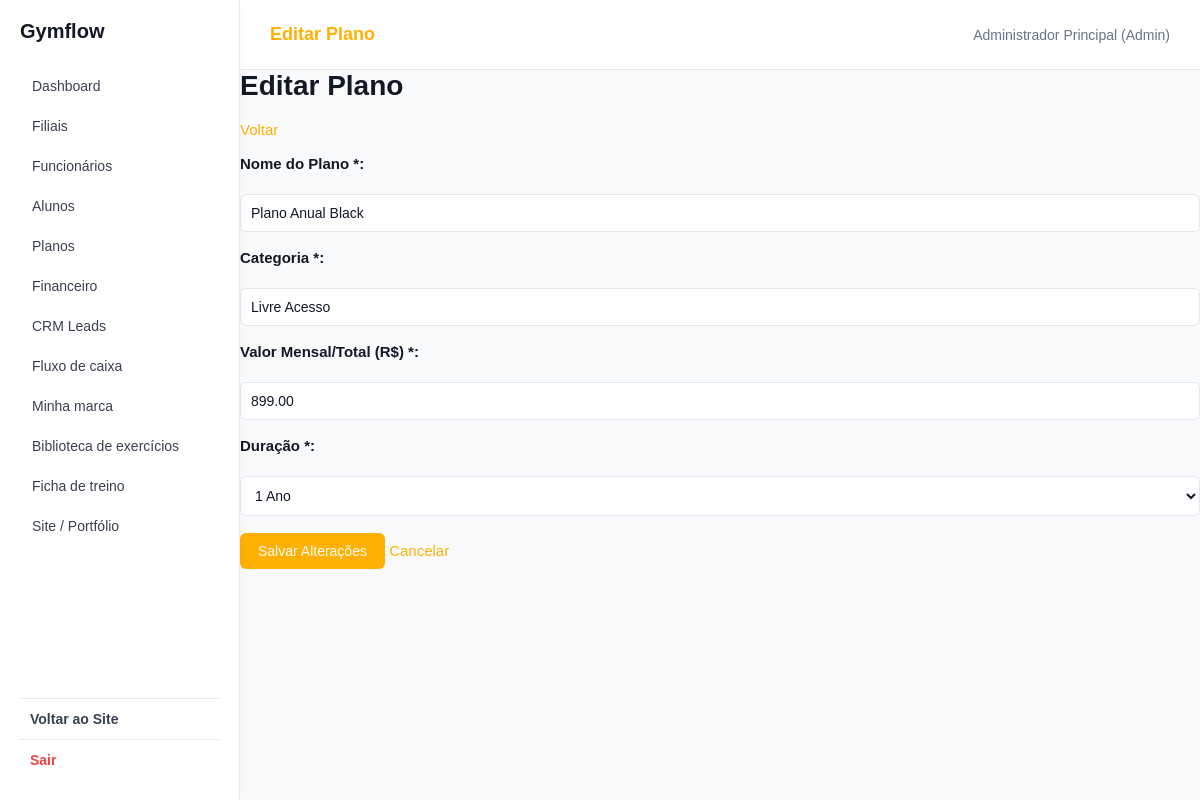
The page /app/controllers/PlanoController.php?acao=editar&id=3 (signed in) on the database its author committed.
### tables this page shows
CREATE TABLE planos (
    id INT AUTO_INCREMENT PRIMARY KEY,
    company_id INT NOT NULL,
    nome VARCHAR(100) NOT NULL,
    categoria VARCHAR(50) NOT NULL,
    valor NUMERIC(10, 2) NOT NULL CHECK (valor >= 0),
    duracao VARCHAR(20) NOT NULL,
    FOREIGN KEY (company_id) REFERENCES companies(id) ON DELETE CASCADE
);

### app/models/Plano.php (called while the page is built, shortened)
<?php
require_once __DIR__ . '/Database.php';
$operacao = $operacao ?? '';
if ($operacao === 'listar') {
    $stmt = $pdo->prepare("SELECT * FROM planos WHERE company_id = ? ORDER BY id DESC");
    $stmt->execute([$_SESSION['company_id'] ?? 0]);
    $planos = $stmt->fetchAll();
}
elseif ($operacao === 'buscar') {
    $stmt = $pdo->prepare("SELECT * FROM planos WHERE id = :id AND company_id = :company_id");
    $stmt->execute([':id' => $id, ':company_id' => $_SESSION['company_id'] ?? 0]);
    $plano = $stmt->fetch();
}

### app/views/planos/editar.php (the view, shortened to what this page needs)
<?php
include __DIR__ . '/../shared/header.php';
include __DIR__ . '/../shared/sidebar.php';
?>
<h1>Editar Plano</h1>
<a href="<?= BASE_URL ?>/app/controllers/PlanoController.php?acao=listar">Voltar</a>
<br><br>
<form action="<?= BASE_URL ?>/app/controllers/PlanoController.php?acao=editar&id=<?= $plano['id'] ?>" method="POST">
    <label>Nome do Plano *:</label><br>
    <input type="text" name="nome" value="<?php echo htmlspecialchars($plano['nome']); ?>" required>
    <br><br>
    <label>Categoria *:</label><br>
    <input type="text" name="categoria" value="<?php echo htmlspecialchars($plano['categoria']); ?>" required>
    <br><br>
    <label>Valor Mensal/Total (R$) *:</label><br>
    <input type="text" name="valor" value="<?php echo htmlspecialchars($plano['valor']); ?>" required>
    <br><br>
    <label>Duração *:</label><br>
    <select name="duracao" required>
        <option value="1 Ano" <?php if($plano['duracao'] === '1 Ano') echo 'selected'; ?>>1 Ano</option>
    </select>
    <br><br>
    <button type="submit">Salvar Alterações</button>
    <a href="<?= BASE_URL ?>/app/controllers/PlanoController.php?acao=listar">Cancelar</a>
</form>
<?php include __DIR__ . '/../shared/footer.php'; ?>

### assets/css/global.css (style rules this page uses)
:root { --cor-primaria: #10b981; --cor-primaria-hover: #059669; --cor-fundo: #ffffff; --cor-branca: #ffffff; --cor-texto: #111827; --cor-texto-secundario: #64748b; --cor-borda: #e2e8f0; --cor-sucesso: #10b981; --cor-aviso: #f59e0b; --cor-perigo: #ef4444; }
* { box-sizing: border-box; }
body { margin: 0; min-height: 100vh; font-family: Arial, Helvetica, sans-serif; font-size: 15px; background-color: white; color: var(--cor-texto); }
h1, h2, h3, h4 { margin-top: 0; color: var(--cor-texto); }
h1 { font-size: 28px; }
a { color: var(--cor-primaria); text-decoration: none; }
label { display: block; margin-bottom: 5px; font-weight: bold; }
input, select, textarea { width: 100%; padding: 10px; font-family: inherit; font-size: 14px; color: var(--cor-texto); background-color: var(--cor-branca); border: 1px solid var(--cor-borda); border-radius: 6px; }
button, input[type="submit"], input[type="button"], .btn { padding: 10px 18px; border: none; border-radius: 6px; background-color: var(--cor-primaria); color: white; font-family: inherit; font-size: 14px; cursor: pointer; }

### rows shown on the page
planos: nome "Plano Anual Black", categoria "Livre Acesso", valor "899.00", duracao "1 Ano"

### other values the page prints
$titulo "Editar Plano"
$usuario "Administrador Principal"
$role "Admin"
$nomePainel "Gymflow"
